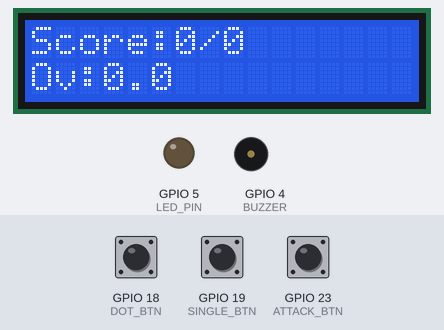
The sketch below on a simulated ESP32. On the bench: 16×2 character LCD, output pins drawn as LEDs (lit = HIGH), buzzer (waves = sounding). The test bench sets the inputs (shaded band); at power-on: GPIO 23 (ATTACK_BTN) HIGH, GPIO 18 (DOT_BTN) HIGH, GPIO 19 (SINGLE_BTN) HIGH. WiFi joins after 1.5 s; servers stay silent unless stated; uploads are accepted with an empty reply; random numbers use the default seed unless the sketch sets one; what the sketch prints to the serial monitor is not drawn.

Above: at 3.2 s.
3.3 s: GPIO 23 (ATTACK_BTN) pulled LOW for 0.15 s
At 3.42 s:
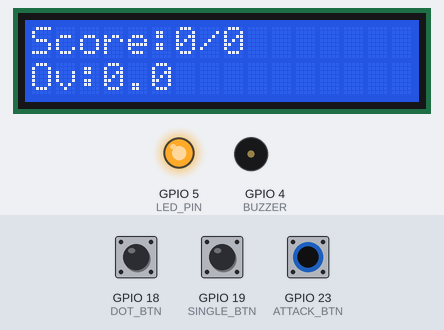
5.0 s: GPIO 23 (ATTACK_BTN) pulled LOW for 1 s
At 6.1 s:
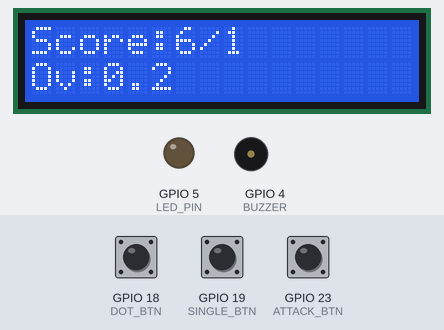
7.5 s: GPIO 18 (DOT_BTN) pulled LOW for 3.2 s
At 11.5 s:
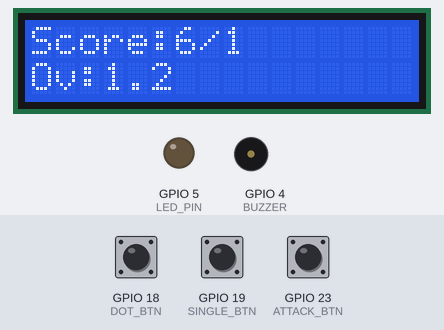
12.2 s: GPIO 19 (SINGLE_BTN) pulled LOW for 0.15 s
At 12.8 s:
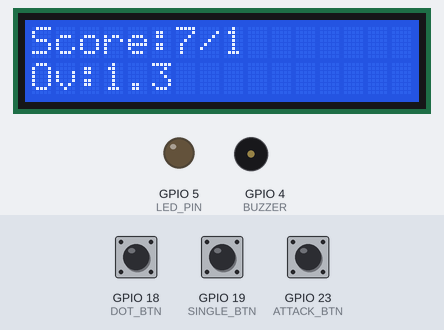
13.8 s: GPIO 18 (DOT_BTN) pulled LOW for 0.15 s
At 15.0 s:
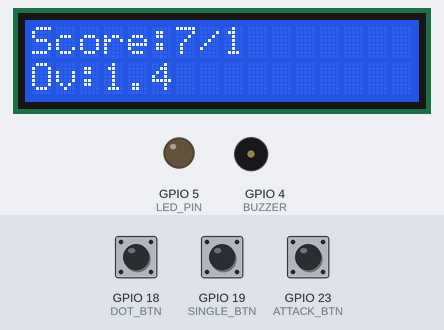
15.4 s: GPIO 19 (SINGLE_BTN) pulled LOW for 1 s
At 16.6 s:
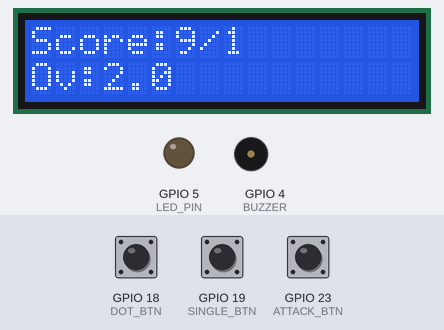
Timing chart, 0 to 18.4 s (numbered marks = the images above; inputs shaded):
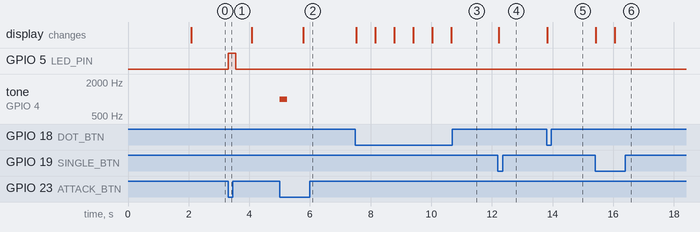

The sketch:

wokwi_code.ino
```cpp
#include <WiFi.h>
#include <WiFiClientSecure.h>
#include <HTTPClient.h>
#include <Wire.h>
#include <LiquidCrystal_I2C.h>

const char* ssid = "Wokwi-GUEST";
const char* password = "";

/* HTTPS PIPEDREAM URL */
const char* pipedreamURL =
"https://eoqtyfj75xg5ypx.m.pipedream.net";

LiquidCrystal_I2C lcd(0x27, 16, 2);

#define DOT_BTN 18
#define SINGLE_BTN 19
#define ATTACK_BTN 23

#define LED_PIN 5
#define BUZZER 4

int totalRuns = 0;
int ballsLeft = 120;
int wickets = 0;

int singles = 0;
int dotBalls = 0;
int lowRunStreak = 0;
int consecutiveWickets = 0;

void processEvent(String event, int runs);
void sendHighlight(String message);
void monitorStream(String event);
void updateLCD();

void setup() {

  Serial.begin(115200);

  pinMode(DOT_BTN, INPUT_PULLUP);
  pinMode(SINGLE_BTN, INPUT_PULLUP);
  pinMode(ATTACK_BTN, INPUT_PULLUP);

  pinMode(LED_PIN, OUTPUT);
  pinMode(BUZZER, OUTPUT);

  lcd.init();
  lcd.backlight();

  randomSeed(micros());

  WiFi.begin(ssid, password);

  Serial.print("Connecting WiFi");
  while (WiFi.status() != WL_CONNECTED) {
    delay(500);
    Serial.print(".");
  }

  Serial.println("\nWiFi Connected ✅");

  sendHighlight("Match Started");

  updateLCD();
}

void loop() {

  if (ballsLeft <= 0) {
    sendHighlight("Match Finished");
    while (true);
  }

  if (digitalRead(DOT_BTN) == LOW) {
    processEvent("DOT BALL", 0);
    delay(600);
  }

  if (digitalRead(SINGLE_BTN) == LOW) {
    processEvent("SINGLE", 1);
    delay(600);
  }

  if (digitalRead(ATTACK_BTN) == LOW) {

    int r = random(10);

    if (r < 2)
      processEvent("WICKET", 0);
    else if (r < 6)
      processEvent("FOUR", 4);
    else
      processEvent("SIX", 6);

    delay(800);
  }
}

void sendHighlight(String message) {

  if (WiFi.status() != WL_CONNECTED) return;

  WiFiClientSecure client;
  client.setInsecure();

  HTTPClient https;

  https.begin(client, pipedreamURL);
  https.addHeader("Content-Type", "application/json");

  String json =
    "{\"highlight\":\"" + message + "\"}";

  int code = https.POST(json);

  Serial.print("Highlight Sent → HTTP Code: ");
  Serial.println(code);

  https.end();

  delay(300);
}

void monitorStream(String event) {

  int ballsPlayed = 120 - ballsLeft;
  int overs = ballsPlayed / 6;
  int balls = ballsPlayed % 6;

  Serial.println("\n===== MATCH STREAM =====");

  Serial.print("Event: ");
  Serial.println(event);

  Serial.print("Score: ");
  Serial.print(totalRuns);
  Serial.print("/");
  Serial.println(wickets);

  Serial.print("Overs: ");
  Serial.print(overs);
  Serial.print(".");
  Serial.println(balls);

  Serial.print("Balls Left: ");
  Serial.println(ballsLeft);

  Serial.print("Singles: ");
  Serial.println(singles);

  Serial.print("Dot Balls: ");
  Serial.println(dotBalls);

  Serial.print("Low Run Streak: ");
  Serial.println(lowRunStreak);

  Serial.println("========================");
}

void processEvent(String event, int runs) {

  ballsLeft--;
  totalRuns += runs;

  if (runs == 1) singles++;

  if (runs == 0) dotBalls++;

  if (runs <= 2)
    lowRunStreak++;
  else
    lowRunStreak = 0;

  if (event == "WICKET") {
    wickets++;
    consecutiveWickets++;

    tone(BUZZER, 1000);
    delay(250);
    noTone(BUZZER);

    sendHighlight("WICKET FALLS");
  } else {
    consecutiveWickets = 0;
  }

  if (runs == 4)
    sendHighlight("Beautiful Four");

  if (runs == 6) {
    digitalWrite(LED_PIN, HIGH);
    delay(250);
    digitalWrite(LED_PIN, LOW);

    sendHighlight("Massive Six");
  }

  if (ballsLeft == 30)
    sendHighlight("Death Overs Begin");

  if (ballsLeft == 6)
    sendHighlight("Final Over Drama");

  monitorStream(event);
  updateLCD();
}

void updateLCD() {

  int ballsPlayed = 120 - ballsLeft;
  int overs = ballsPlayed / 6;
  int balls = ballsPlayed % 6;

  lcd.clear();

  lcd.setCursor(0,0);
  lcd.print("Score:");
  lcd.print(totalRuns);
  lcd.print("/");
  lcd.print(wickets);

  lcd.setCursor(0,1);
  lcd.print("Ov:");
  lcd.print(overs);
  lcd.print(".");
  lcd.print(balls);
}
```

Measured:
- after the input at 3.3 s, GPIO 5 (LED_PIN): LOW → HIGH at once, → LOW 0.25 s later
- after the input at 5.0 s, tone on GPIO 4 (BUZZER): silent → 1000 Hz at once, → silent 0.25 s later; the display: changes after 0.78 s (image 2)
- after the input at 7.5 s, the display: first changes at once (image 3 shows a later state)
- after the input at 12.2 s, the display: changes at once (image 4)
- after the input at 13.8 s, the display: changes at once (image 5)
- after the input at 15.4 s, the display: first changes at once (image 6 shows a later state)
